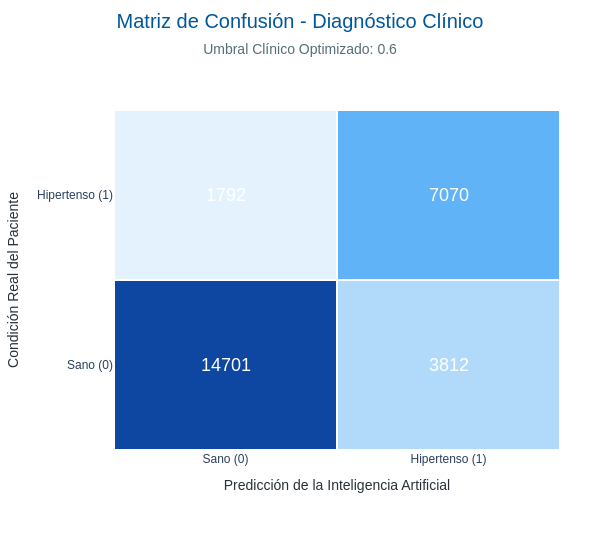

Notebook source saved alongside this figure:
### Code cell
import plotly.graph_objects as go
import numpy as np
from sklearn.metrics import confusion_matrix

# --- 1. Prepare Data ---

# Ensure these variables (y_true, y_pred) exist from your previous cells
cm = confusion_matrix(y_true, y_pred)

# Define labels for clarity
x_labels = ['Sano (0)', 'Hipertenso (1)']
y_labels = ['Sano (0)', 'Hipertenso (1)']

# Total patients for percentages
total_samples = np.sum(cm)

# --- 2. Define Detailed Tooltips ---

# Create specific hover text for each cell
# cm[y, x] where y is true, x is predicted
annotations_tooltips = [
    [f"<b>{cm[0, 0]}</b> Pacientes Sanos<br>correctamente clasificados", # True Negative
     f"<b>{cm[0, 1]}</b> Pacientes Sanos<br>clasificados como Riesgo (Falso Alarma)"], # False Positive
    [f"<b>{cm[1, 0]}</b> Pacientes Hipertensos<br>clasificados como Sanos (Fallo Clínico)", # False Negative
     f"<b>{cm[1, 1]}</b> Pacientes Hipertensos<br>correctamente identificados"] # True Positive
]

# --- 3. Create the Interactive Plotly Heatmap ---

fig = go.Figure(data=go.Heatmap(
    z=cm,
    x=x_labels,
    y=y_labels,
    colorscale=[
        [0, "#E3F2FD"],  # Very light blue (low values)
        [0.5, "#42A5F5"], # Mid blue
        [1, "#0D47A1"]   # Dark blue (high values)
    ],
    xgap=2, # Creates subtle grid lines
    ygap=2,
    showscale=False, # Hide the color bar for a clean look
    text=cm, # The raw numbers to display in the cell
    texttemplate="%{text}", # Template for showing raw numbers
    textfont={"size": 18, "color": "white", "family": "Arial, Bold"}, # Styled raw numbers
    hoverinfo='text', # Display our custom tooltips on hover
    hovertext=annotations_tooltips # The tooltip list
))

# --- 4. Style the Interactive Layout ---

fig.update_layout(
    title={
        'text': "Matriz de Confusión - Diagnóstico Clínico<br><span style='font-size:14px; color:#546E7A'>Umbral Clínico Optimizado: 0.6</span>",
        'y': 0.95,
        'x': 0.5,
        'xanchor': 'center',
        'yanchor': 'top',
        'font': {'size': 20, 'color': '#01579B', 'family': 'Arial, Bold'}
    },
    xaxis_title={'text': 'Predicción de la Inteligencia Artificial', 'font': {'size': 14, 'color': '#263238', 'family': 'Arial, Bold'}},
    yaxis_title={'text': 'Condición Real del Paciente', 'font': {'size': 14, 'color': '#263238', 'family': 'Arial, Bold'}},
    plot_bgcolor='white',
    paper_bgcolor='white',
    xaxis={'tickfont': {'size': 12, 'family': 'Arial'}, 'side': 'bottom'},
    yaxis={'tickfont': {'size': 12, 'family': 'Arial'}},
    width=600, # Presentation size
    height=550,
    margin=dict(l=100, r=40, b=100, t=110), # Adjusted margins for titles
)

# --- 5. Fix Axis Tick Positioning ---

# This handles categorical axes alignment in Plotly
fig.update_xaxes(
    tickvals=[0, 1],
    ticktext=x_labels
)
fig.update_yaxes(
    tickvals=[0, 1],
    ticktext=y_labels,
    automargin=True
)

# --- 6. Display the Chart ---
fig.show()

### Figure 1 — Plotly figure (JSON) as saved in the notebook; plotly's stock layout.template omitted (floating-point values rounded to 4 significant figures)
{"data": [{"colorscale": [[0, "#E3F2FD"], [0.5, "#42A5F5"], [1, "#0D47A1"]], "hoverinfo": "text", "hovertext": [["<b>14701</b> Pacientes Sanos<br>correctamente clasificados", "<b>3812</b> Pacientes Sanos<br>clasificados como Riesgo (Falso Alarma)"], ["<b>1792</b> Pacientes Hipertensos<br>clasificados como Sanos (Fallo Clínico)", "<b>7070</b> Pacientes Hipertensos<br>correctamente identificados"]], "showscale": false, "text": [[14701, 3812], [1792, 7070]], "textfont": {"color": "white", "family": "Arial, Bold", "size": 18}, "texttemplate": "%{text}", "type": "heatmap", "x": ["Sano (0)", "Hipertenso (1)"], "xgap": 2, "y": ["Sano (0)", "Hipertenso (1)"], "ygap": 2, "z": [[14701, 3812], [1792, 7070]]}], "layout": {"height": 550, "margin": {"b": 100, "l": 100, "r": 40, "t": 110}, "paper_bgcolor": "white", "plot_bgcolor": "white", "title": {"font": {"color": "#01579B", "family": "Arial, Bold", "size": 20}, "text": "Matriz de Confusión - Diagnóstico Clínico<br><span style='font-size:14px; color:#546E7A'>Umbral Clínico Optimizado: 0.6</span>", "x": 0.5, "xanchor": "center", "y": 0.95, "yanchor": "top"}, "width": 600, "xaxis": {"side": "bottom", "tickfont": {"family": "Arial", "size": 12}, "ticktext": ["Sano (0)", "Hipertenso (1)"], "tickvals": [0, 1], "title": {"font": {"color": "#263238", "family": "Arial, Bold", "size": 14}, "text": "Predicción de la Inteligencia Artificial"}}, "yaxis": {"automargin": true, "tickfont": {"family": "Arial", "size": 12}, "ticktext": ["Sano (0)", "Hipertenso (1)"], "tickvals": [0, 1], "title": {"font": {"color": "#263238", "family": "Arial, Bold", "size": 14}, "text": "Condición Real del Paciente"}}}}
